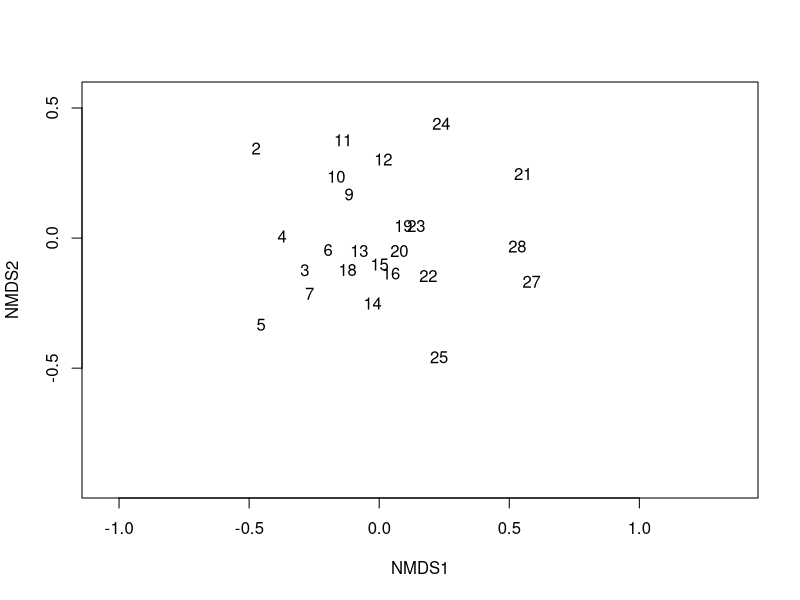
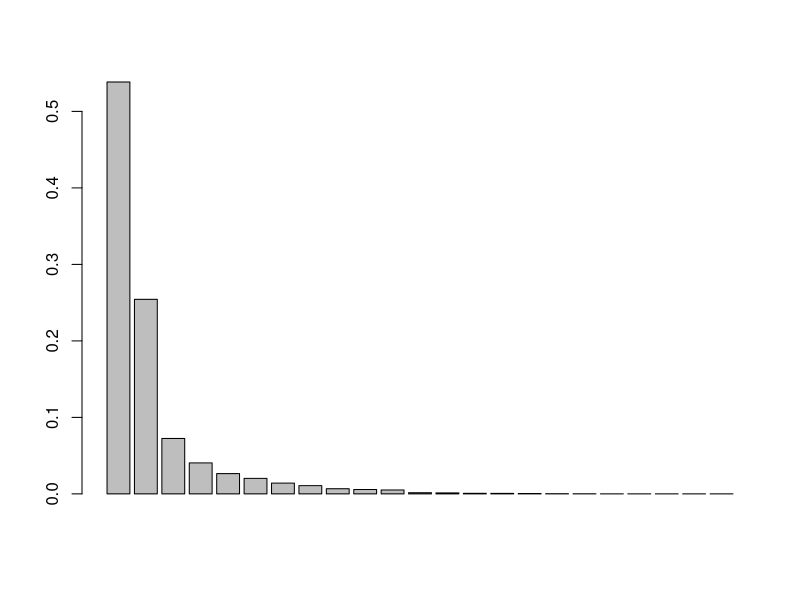
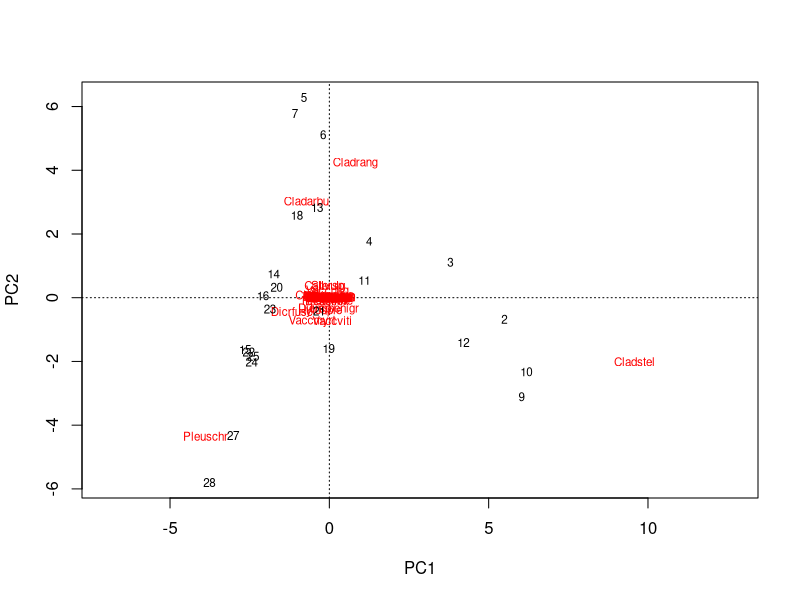
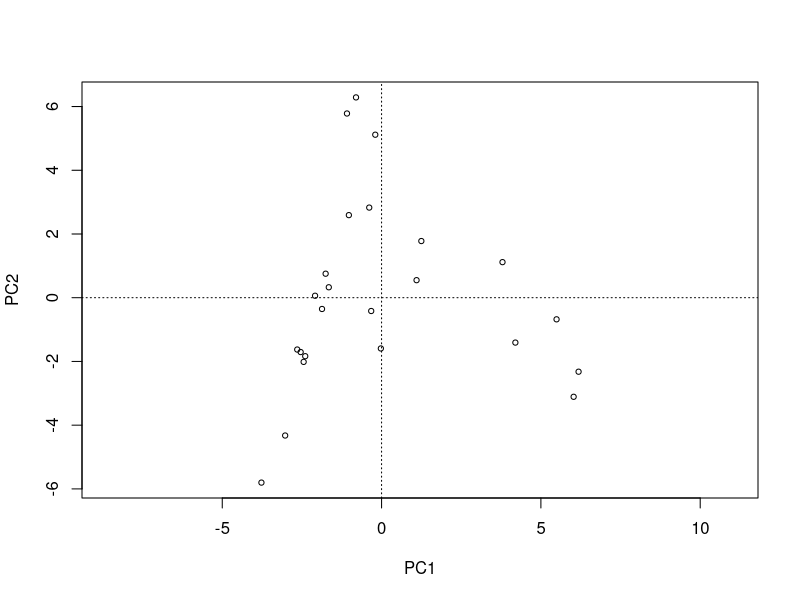
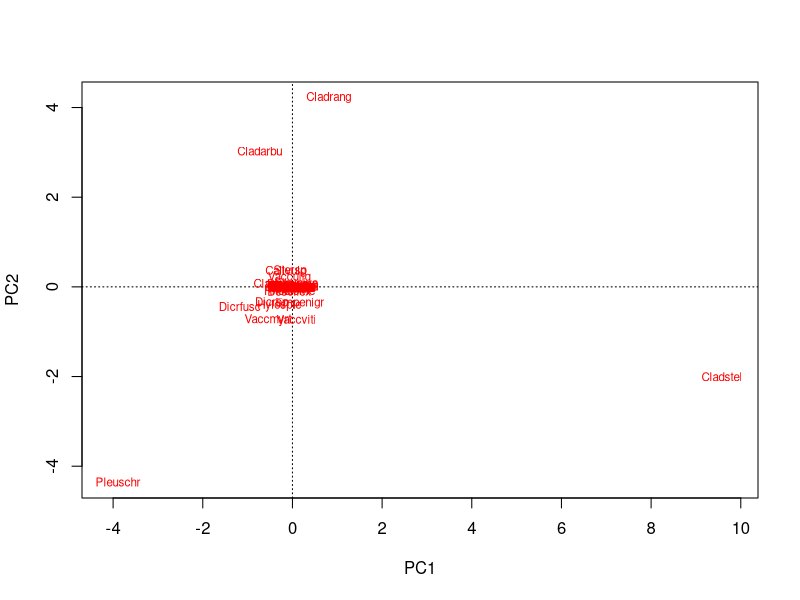
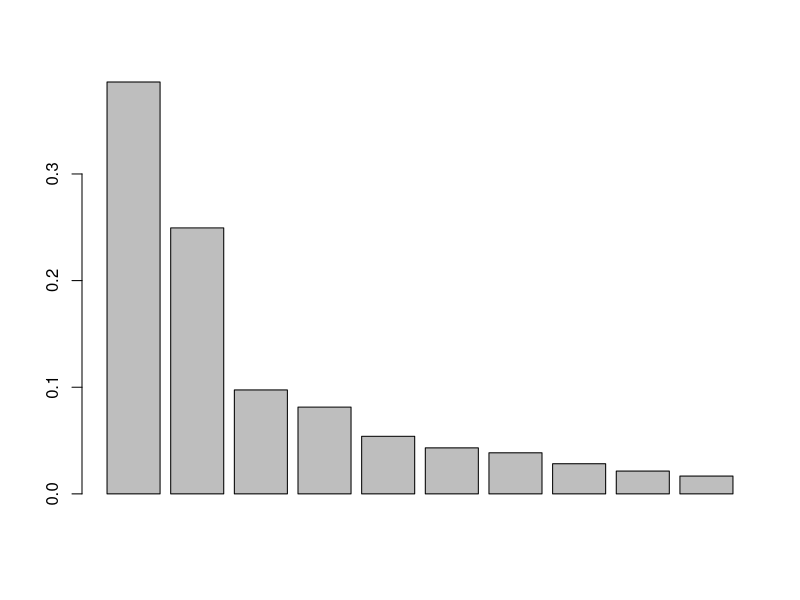
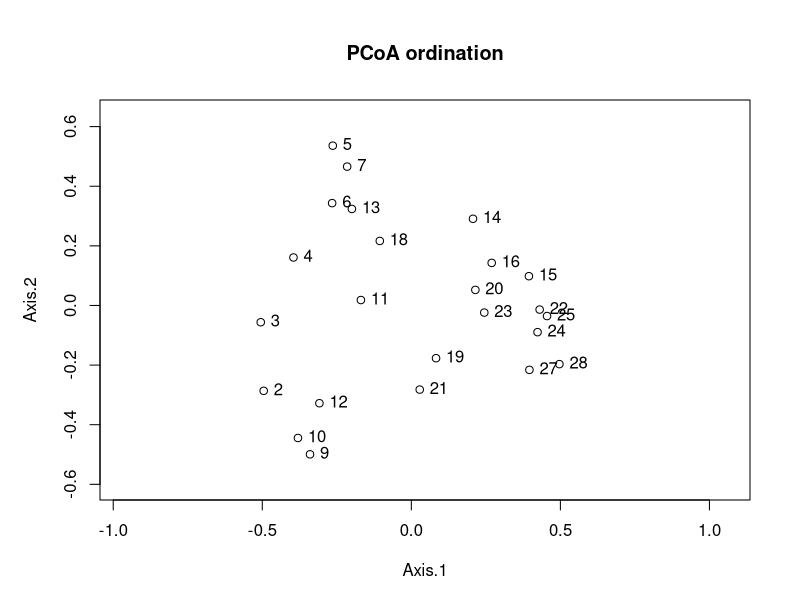
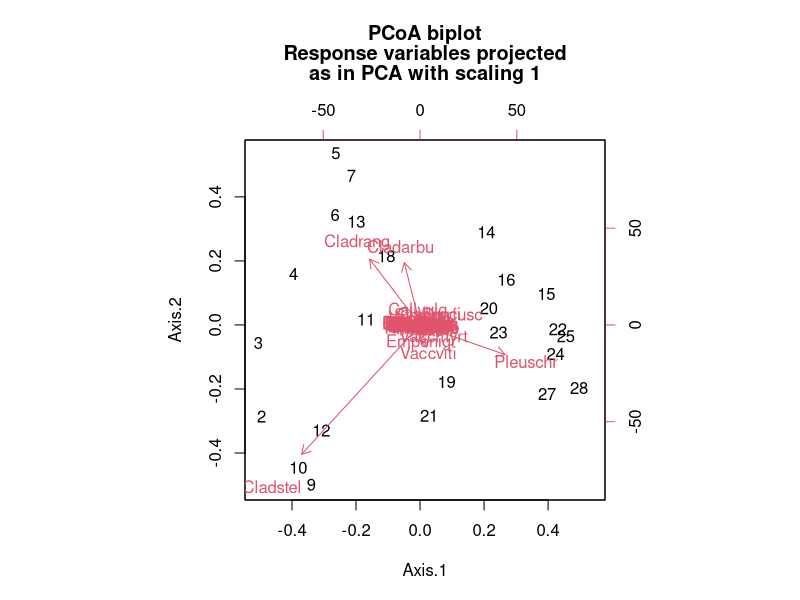

These charts were generated, in order, by the following R code: (Note: this script raises an error after producing the figures.)
#setwd("~/Thesis")
setwd("~/Documents/Stats/Project/")
library(vegan)
library(ape)
library(dplyr)
data(varespec)
View(varespec)
ncol(varespec)
varespec %>%
  metaMDS(trace = F) %>%
  ordiplot(type = "none")%>%
text("sites") 
PCA <- rda(varespec, scale = FALSE)
# Use scale = TRUE if your variables are on different scales (e.g. for abiotic variables).
# Here, all species are measured on the same scale 
# So use scale = FALSE

# Now plot a bar plot of relative eigenvalues. This is the percentage variance explained by each axis
barplot(as.vector(PCA$CA$eig)/sum(PCA$CA$eig)) 
# How much of the variance in our dataset is explained by the first principal component?

# Calculate the percent of variance explained by first two axes
sum((as.vector(PCA$CA$eig)/sum(PCA$CA$eig))[1:2]) # 79%, this is ok.
# Also try to do it for the first three axes

# Now, we`ll plot our results with the plot function
plot(PCA)
plot(PCA, display = "sites", type = "points")
plot(PCA, display = "species", type = "text")

#Principal Coordinate Analysis
# First step is to calculate a distance matrix. 
# Here we use Bray-Curtis distance metric
dist <- vegdist(varespec,  method = "bray")
PCOA <- pcoa(dist)
barplot(PCOA$values$Relative_eig[1:10])

# Can you also calculate the cumulative explained variance of the first 3 axes?
sum((PCOA$values$Relative_eig/sum(PCOA$values$Relative_eig))[1:3])
# Some distance measures may result in negative eigenvalues. In that case, add a correction:
PCOA <- pcoa(dist, correction = "cailliez")

sum(PCOA$values$Eigenvalues[1:10])/sum(PCOA$values$Eigenvalues)
biplot.pcoa(PCOA)
biplot.pcoa(PCOA, varespec)
plot(PCOA)
#NMDS
# In this part, we define a function NMDS.scree() that automatically 
# performs a NMDS for 1-10 dimensions and plots the nr of dimensions vs the stress
NMDS.scree <- function(x) { #where x is the name of the data frame variable
  plot(rep(1, 10), replicate(10, metaMDS(x, autotransform = F, k = 1)$stress), xlim = c(1, 10),ylim = c(0, 0.40), xlab = "# of Dimensions", ylab = "Stress", main = "NMDS stress plot")
  for (i in 1:11) {
    # repeats so as to check convergence
    points(rep(i ,10),replicate(10, metaMDS(x, autotransform = F, k = i )$stress))
  }
}
plot(rep(1, 10), replicate(10, metaMDS(dist, autotransform = F, k = 1)$stress), xlim = c(1, 10),ylim = c(0, 0.30), xlab = "# of Dimensions", ylab = "Stress", main = "NMDS stress plot")
NMDS.scree(dist)
points(rep(1 ,10),replicate(10, metaMDS(dist, autotransform = F, k = 1 )$stress))

# we`ll set a seed to make the results reproducible
set.seed(2)
NMDS1 <- metaMDS(dist, k = 2, trymax = 100, trace = F)
plot(NMDS1,type="t")

stressplot(NMDS1)

NMDS3 <- metaMDS(varespec, k = 2, trymax = 100, trace = F, autotransform = FALSE, distance="bray")
plot(NMDS3, display = "sites", type = "t")

points(NMDS3, display = "sites", col = "red", cex = 1.25)
text(NMDS3, display ="species")


data(varechem)
View(varechem)
ef <- envfit(NMDS3, varechem, permu = 999)
ef
plot(NMDS3, type = "t", display = "sites")
plot(ef)
